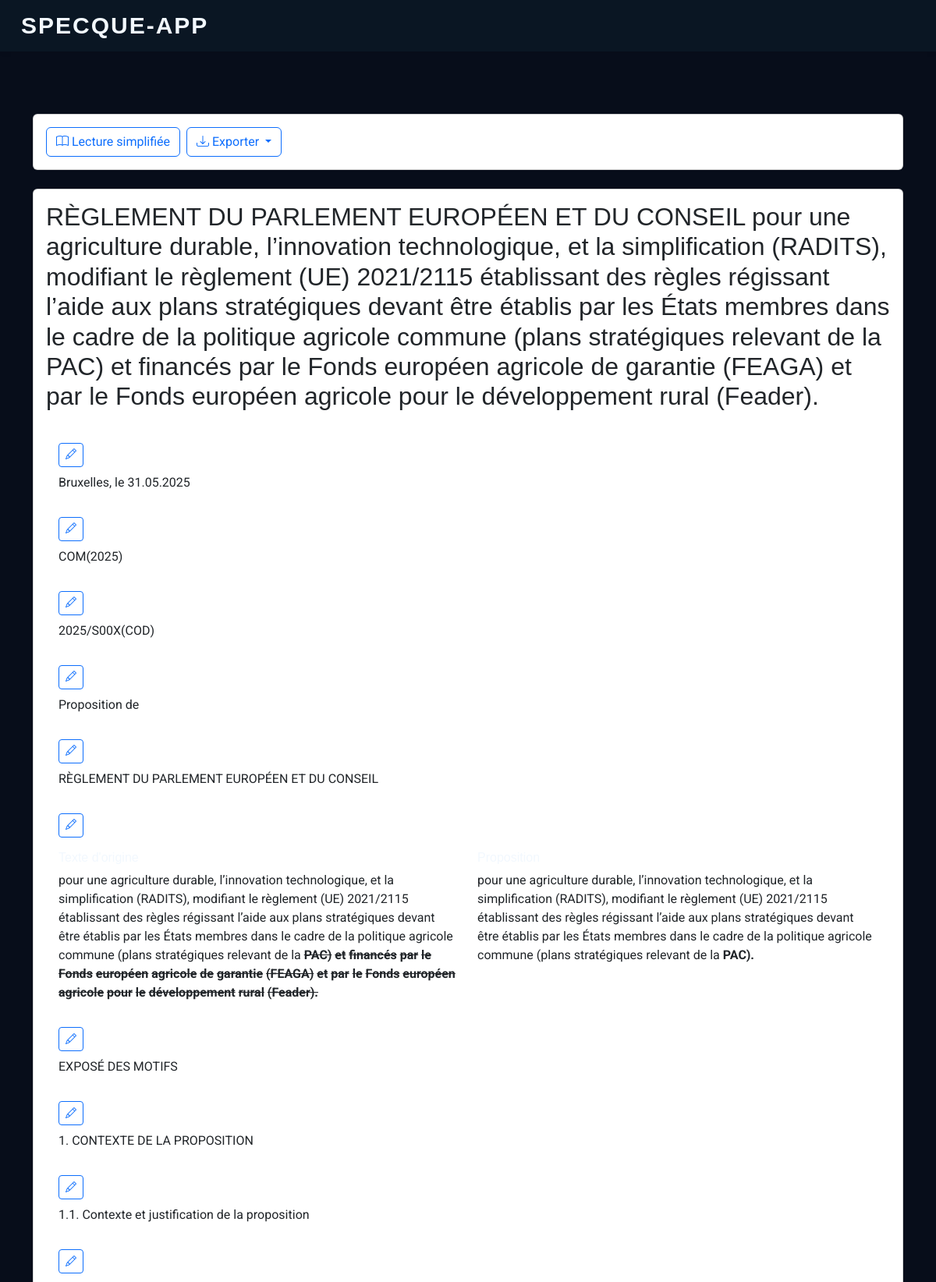
/texts/6 (signed in, upper part), run on the app's committed database.
### app/models/legislative.py (models this page shows)
class LegislativeText(db.Model):
    id = db.Column(db.Integer, primary_key=True)
    title = db.Column(db.String(200), nullable=False)
    content = db.Column(db.Text, nullable=False)
    status = db.Column(db.String(20), default='draft')  # draft, in_commission, in_plenary, adopted, rejected
    created_at = db.Column(db.DateTime, default=datetime.utcnow)
    updated_at = db.Column(db.DateTime, default=datetime.utcnow, onupdate=datetime.utcnow)
    amendments = db.relationship('Amendment', backref='legislative_text', lazy=True)
    votes = db.relationship('Vote', backref='legislative_text', lazy=True)

class LegalElement(db.Model):
    id = db.Column(db.Integer, primary_key=True)
    legislative_text_id = db.Column(db.Integer, db.ForeignKey('legislative_text.id'), nullable=False)
    parent_id = db.Column(db.Integer, db.ForeignKey('legal_element.id'), nullable=True)
    type = db.Column(db.String(20), nullable=False)  # e.g. 'titre', 'preambule', 'dispositif', 'annexe', 'article', 'paragraphe', 'alinea', 'point', etc.
    index = db.Column(db.String(20), nullable=True)  # e.g. '1', 'I', 'A', 'a)', '1)', etc.
    title = db.Column(db.String(200), nullable=True)
    content = db.Column(db.Text, nullable=True)
    children = db.relationship('LegalElement', backref=db.backref('parent', remote_side=[id]), lazy=True)

class Amendment(db.Model):
    id = db.Column(db.Integer, primary_key=True)
    legislative_text_id = db.Column(db.Integer, db.ForeignKey('legislative_text.id'), nullable=False)
    author_id = db.Column(db.Integer, db.ForeignKey('user.id'), nullable=False)
    content = db.Column(db.Text, nullable=False)
    status = db.Column(db.String(20), default='proposed')  # proposed, adopted, rejected
    created_at = db.Column(db.DateTime, default=datetime.utcnow)
    updated_at = db.Column(db.DateTime, default=datetime.utcnow, onupdate=datetime.utcnow)
    paragraph_index = db.Column(db.Integer, nullable=True)  # Index du paragraphe concerné
    type = db.Column(db.String(20), default='edit')  # edit, delete, add
    origin = db.Column(db.String(100), nullable=True)  # auteur, groupe, commission, compromis, etc.
    order = db.Column(db.Integer, nullable=True)  # pour le tri manuel
    legal_element_id = db.Column(db.Integer, db.ForeignKey('legal_element.id'), nullable=True)  # Nouvel indexage
    votes = db.relationship('Vote', backref='amendment', lazy=True)

### app/routes/legislative.py (the view)
@legislative_bp.route('/texts/<int:text_id>')
@login_required
def view_text(text_id):
    text = LegislativeText.query.get_or_404(text_id)
    elements = LegalElement.query.filter_by(legislative_text_id=text_id, parent_id=None).all()
    amendments = Amendment.query.filter_by(legislative_text_id=text_id).all()
    amendments_by_element = {}
    for amend in amendments:
        if amend.legal_element_id:
            amendments_by_element.setdefault(amend.legal_element_id, []).append(amend)
    def apply_amendments(element):
        amends = amendments_by_element.get(element.id, [])
        edit_amends = [a for a in amends if a.type == 'edit']
        if edit_amends:
            element.amended_content = edit_amends[-1].content
        else:
            element.amended_content = None
        for child in element.children:
            apply_amendments(child)
    for el in elements:
        apply_amendments(el)
    return render_template('legislative/view_text.html', text=text, elements=elements, amendments_by_element=amendments_by_element, html_diff_deletions=html_diff_deletions, html_diff_additions=html_diff_additions)

### app/models/user.py (called while the page is built)
@login_manager.user_loader
def load_user(id):
    return User.query.get(int(id))

    def is_admin(self):
        return self.role == 'admin'

    def is_reporter(self):
        return self.role == 'reporter'

### app/routes/legislative.py (called while the page is built)
def html_diff_deletions(a, b):
    diff = difflib.ndiff(a.split(), b.split())
    result = []
    for word in diff:
        if word.startswith('- '):
            result.append(f'<strong><del>{word[2:]}</del></strong>')
        elif word.startswith('+ '):
            continue
        elif word.startswith('  '):
            result.append(word[2:])
    return Markup(' '.join(result))

def html_diff_additions(a, b):
    diff = difflib.ndiff(a.split(), b.split())
    result = []
    for word in diff:
        if word.startswith('+ '):
            result.append(f'<strong>{word[2:]}</strong>')
        elif word.startswith('- '):
            continue
        elif word.startswith('  '):
            result.append(word[2:])
    return Markup(' '.join(result))

### app/templates/legislative/view_text.html (shortened to what this page needs)
{% macro render_element(element, amendments_by_element, level=0) %}
    <div class="article-block" tabindex="-1" style="margin-left: {{ level * 2 }}em;" data-element-id="{{ element.id }}">
        <div class="p-3">
            <div class="d-flex gap-2 mb-2 article-actions">
                {% set edit_amends = amendments_by_element[element.id]|selectattr('type', 'equalto', 'edit')|list %}
                <button class="amend-btn btn btn-outline-primary btn-sm"
                        data-element-id="{{ element.id }}"
                        title="Amender"
                        aria-label="Amender cet élément"
                        data-original="{{ element.content|e }}"
                        {% if edit_amends|length > 0 %}data-proposal="{{ edit_amends[-1].content|e }}"{% endif %}>
                    <i class="bi bi-pencil"></i>
                </button>
            </div>
            {% if edit_amends|length > 0 %}
                {% set amend = edit_amends[-1] %}
                <div class="amendment-comparison row mt-3">
                    <div class="amendment-original col">
                        <h6 class="mb-2">Texte d'origine</h6>
                        <div class="diff-html">{{ html_diff_deletions(element.content, amend.content)|safe }}</div>
                    </div>
                    <div class="amendment-modified col">
                        <h6 class="mb-2">Proposition</h6>
                        <div class="diff-html">{{ html_diff_additions(element.content, amend.content)|safe }}</div>
                    </div>
                </div>
            {% else %}
                <div class="article-content mt-2">{{ element.content }}</div>
            {% endif %}
        </div>
    </div>
{% endmacro %}
{% extends "base.html" %}
{% block content %}
<div class="container mb-4">
    <div class="row">
        <div class="col-12">
            <div class="card">
                <div class="card-body d-flex gap-2 flex-wrap">
                    <button id="simple-read-btn" class="btn btn-outline-primary" aria-label="Activer le mode lecture simplifiée">
                        <i class="bi bi-book"></i> Lecture simplifiée
                    </button>
                    <div class="dropdown">
                        <button class="btn btn-outline-primary dropdown-toggle" type="button" data-bs-toggle="dropdown">
                            <i class="bi bi-download"></i> Exporter
                        </button>
                    </div>
                </div>
            </div>
        </div>
    </div>
</div>
<div class="container">
    <div class="row">
        <div class="col-12">
            <div class="card">
                <div class="card-body">
                    <div class="d-flex justify-content-between align-items-center mb-4">
                        <h2 class="card-title mb-0">{{ text.title }}</h2>
                    </div>
                    <div class="text-content">
                        {% for element in elements %}
                            {{ render_element(element, amendments_by_element) }}
                        {% endfor %}
                    </div>
                </div>
            </div>
        </div>
    </div>
</div>
{% endblock %}

### data on the page
LegislativeText: title "RÈGLEMENT DU PARLEMENT EUROPÉEN ET DU CONSEIL pour une agriculture durable, l’innovation technologique, et la simplification (RADITS), modifiant le règlement (UE) 2021/2115 établissant des règles régissant l’aide aux plans stratégiques devant être établis par les États membres dans le cadre de la politique agricole commune (plans stratégiques relevant de la PAC) et financés par le Fonds européen agricole de garantie (FEAGA) et par le Fonds européen agricole pour le développement rural (Feader)."
LegalElement: content "Bruxelles, le 31.05.2025"
LegalElement: content "COM(2025)"
LegalElement: content "2025/S00X(COD)"
LegalElement: content "Proposition de"
LegalElement: content "RÈGLEMENT DU PARLEMENT EUROPÉEN ET DU CONSEIL"
LegalElement: content.content "pour une agriculture durable, l’innovation technologique, et la simplification (RADITS), modifiant le règlement (UE) 2021/2115 établissant des règles régissant l’aide aux plans stratégiques devant être établis par les États membres dans le cadre de la politique agricole commune (plans stratégiques relevant de la PAC) et financés par le Fonds européen agricole de garantie (FEAGA) et par le Fonds européen agricole pour le développement rural (Feader).", content.content "pour une agriculture durable, l’innovation technologique, et la simplification (RADITS), modifiant le règlement (UE) 2021/2115 établissant des règles régissant l’aide aux plans stratégiques devant être établis par les États membres dans le cadre de la politique agricole commune (plans stratégiques relevant de la PAC)."
LegalElement: content "EXPOSÉ DES MOTIFS"
LegalElement: content "1. CONTEXTE DE LA PROPOSITION"
LegalElement: content "1.1. Contexte et justification de la proposition"
